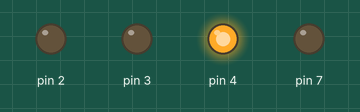
This sketch was run on a simulated Arduino Uno, built with avr-gcc and run on an emulated ATmega328P. Parts: output pins drawn as LEDs (lit = HIGH).

Above: at 0.05 s.
At 1.15 s:
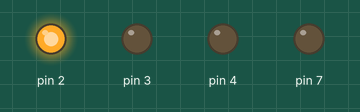
At 1.65 s:
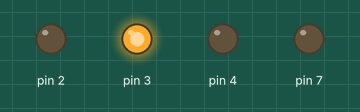
At 2.7 s:
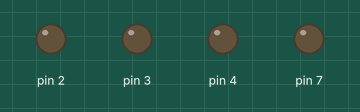
Timing chart, 0 to 3.0 s (numbered marks = the images above):
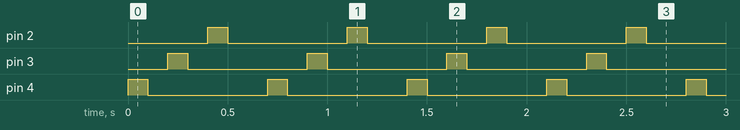

The sketch:

3_Led_blinking.ino
```cpp
int n=0;
void setup()
{
pinMode(4,OUTPUT);
    pinMode(7, OUTPUT);
  pinMode(2,OUTPUT);

  for(n=4;n>=2;n--){
  pinMode(n,OUTPUT);

  }

}

void loop()
{
  for(n=4;n>=2;n--){

  digitalWrite(n,HIGH);
    delay(100);
    digitalWrite(n,LOW);
    delay(100);
  }
      delay(100);
      }
```

Measured:
- by itself, pin 2–4: alternates HIGH for 0.10 s and LOW for 0.60 s
